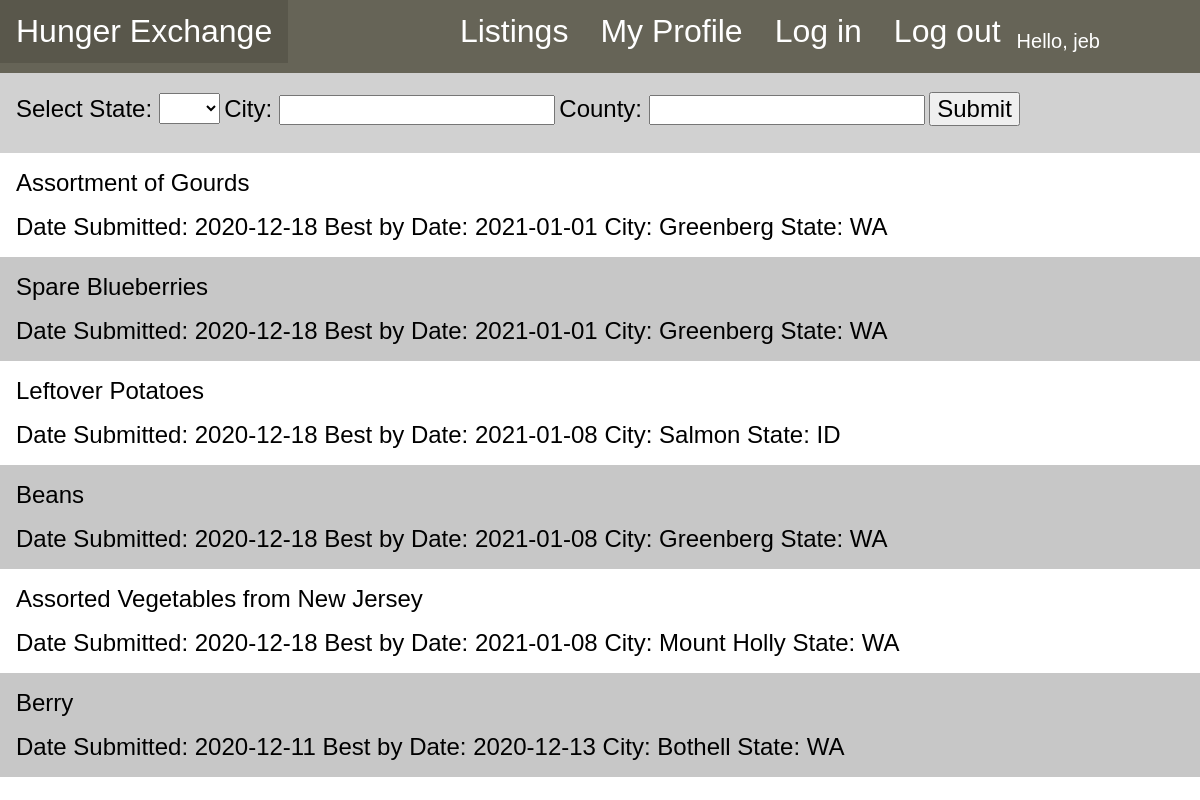
Page /producelist.php (signed in) on the committed database.
### tables this page shows
CREATE TABLE `listing` (
  `idListing` int(11) NOT NULL,
  `listingDesc` text,
  `listingDate` date NOT NULL,
  `bestByDate` date DEFAULT NULL,
  `city` char(255) DEFAULT NULL,
  `county` char(255) DEFAULT NULL,
  `state` char(255) DEFAULT NULL,
  `listingTitle` varchar(255) DEFAULT NULL,
  `address1` varchar(255) DEFAULT NULL,
  `address2` varchar(255) DEFAULT NULL,
  `lsImage` varchar(255) DEFAULT NULL
);

### producelist.php (the view, shortened to what this page needs)
<?php
require_once 'config.inc.php';
 ?>
<head>
  <link rel="stylesheet" href = "listinglist.css">
  <?php
  require_once 'navbar.php';
  ?>
</head>
<body>
  <?php
    $states = array('','AL', 'AK', 'AZ', 'AR', 'CA', 'CO', 'CT', 'DE', 'DC',
  'FL', 'GA', 'HI', 'ID', 'IL', 'IN', 'IA', 'KS', 'KY', 'LA', 'MA', 'MI',
  'MN', 'MS', 'MO', 'MT', 'NM', 'NY', 'NC', 'ND', 'OH','OK', 'OR', 'PA',
  'RI', 'SC', 'SD', 'TN', 'TX', 'UT','VT','VA','WA','WV','WI', 'WY', 'PR');
   ?>
 <div class = "listingfilter">
  <form method = "get" action=<?php echo(htmlspecialchars($_SERVER["PHP_SELF"]));?>>
    <label for="statefilter">Select State: </label><select id="statefilter" name="statefilter">
    <?php foreach ($states as $abr):
      echo('<option value = "'. $abr. '">'. $abr.'</option>');
        endforeach; ?>
     </select>
     <label for="cityfilter">City: </label><input type="text" id="cityfilter" name="cityfilter" maxlength="255">
     <label for="countyfilter">County: </label><input type="text" id="countyfilter" name="countyfilter" maxlength="255">
     <input type='submit' value="Submit">
   </form>
  </div>
  <div class = "listinglist">
   <?php
   $page = 0;
   $state = NULL;
   $city = NULL;
   $county = NULL;
    try{
      $stmt = $conn->stmt_init();
      $query = "SELECT IdListing, listingTitle, listingDate, bestByDate, city, state FROM
	listing WHERE ((state like ?) or (? is null) or (? ='')) AND ((city like ?) or
	(? is null) or (? ='')) AND ((county like ?) or (? is null) or (? ='')) ORDER BY listingDate DESC LIMIT 20 OFFSET ?";
      $stmt->prepare($query);
      $offset = 20 * $page;
      $stmt->bind_param("sssssssssi",$state,$state,$state,$city,$city,$city,$county,$county,$county,$offset);
      $stmt->execute();
      $stmt->bind_result($qlistId,$qlistTitle,$qlistDate,$qBestByDate,$qCity,$state);
      echo "<ul>";
        while($stmt->fetch()){
          echo "<li><a href='listing.php?id=". $qlistId. "'>".$qlistTitle.'</a>'. "   Date Submitted: "
          . $qlistDate."     Best by Date: ". $qBestByDate."   City: ". $qCity."   State: ".$state;
        }
      echo "</ul>";
    }
    catch(mysqli_sql_exception $excep){
      echo "Database error:" . $conn->error;
      throw $excep;
    }
        ?>
  </div>
</body>
</html>

### listinglist.css (style rules this page uses)
.listingfilter { width: 100vw; height: 10vh; background-color: #d1d1d1; display: flex; }
.listingfilter form { padding: 1.2rem 1rem; }
.listingfilter label { font-size: 1.5rem; }
.listingfilter input[type = "text"] { font-size: 1.3rem; }
.listingfilter input[type = "submit"] { font-size: 1.5rem; }
.listingfilter select { font-size: 1.5rem; }
.listinglist { display: flex; flex-direction: column; }
.listinglist a { color: black; padding-bottom: 1rem; text-align: left; display: block; text-decoration: none; }
.listinglist ul { list-style-type: none; list-style-position: inside; margin: 0; padding: 0; }
.listinglist li { padding: 1rem; font-size: 1.5rem; }
.listinglist li:nth-child(even) { background-color: #c7c7c7; }

### navbar.css (style rules this page uses)
head { margin:0px; }
body { font-family: Arial; margin: 0; padding: 0; background-color: ###ede7ca; }

### rows in the picture
listing: listingTitle "Assortment of Gourds", listingDate "2020-12-18", bestByDate "2021-01-01", city "Greenberg", state "WA"
listing: listingTitle "Spare Blueberries", listingDate "2020-12-18", bestByDate "2021-01-01", city "Greenberg", state "WA"
listing: listingTitle "Leftover Potatoes", listingDate "2020-12-18", bestByDate "2021-01-08", city "Salmon", state "ID"
listing: listingTitle "Beans", listingDate "2020-12-18", bestByDate "2021-01-08", city "Greenberg", state "WA"
listing: listingTitle "Assorted Vegetables from New Jersey", listingDate "2020-12-18", bestByDate "2021-01-08", city "Mount Holly", state "WA"
listing: listingTitle "Berry", listingDate "2020-12-11", bestByDate "2020-12-13", city "Bothell", state "WA"

### other values in the picture
$_SESSION['username'] "jeb"
